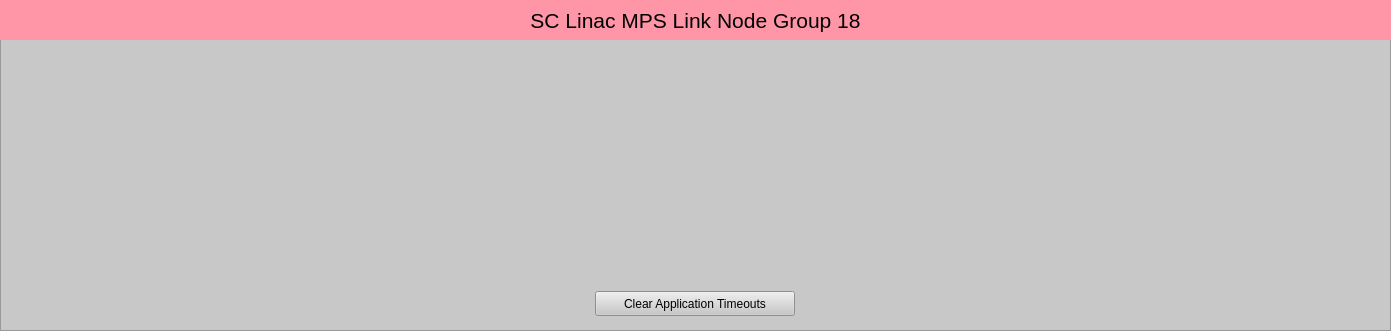
<?xml version="1.0" encoding="UTF-8"?>
<ui version="4.0">
 <class>Form</class>
 <widget class="QWidget" name="Form">
  <property name="geometry">
   <rect>
    <x>0</x>
    <y>0</y>
    <width>1391</width>
    <height>331</height>
   </rect>
  </property>
  <property name="windowTitle">
   <string>SC Linac MPS Link Node Group 18</string>
  </property>
  <widget class="QFrame" name="frame">
   <property name="geometry">
    <rect>
     <x>0</x>
     <y>0</y>
     <width>1391</width>
     <height>331</height>
    </rect>
   </property>
   <property name="styleSheet">
    <string notr="true">background-color: rgb(200, 200, 200);</string>
   </property>
   <property name="frameShape">
    <enum>QFrame::StyledPanel</enum>
   </property>
   <property name="frameShadow">
    <enum>QFrame::Raised</enum>
   </property>
   <widget class="QLabel" name="label">
    <property name="geometry">
     <rect>
      <x>0</x>
      <y>0</y>
      <width>1391</width>
      <height>40</height>
     </rect>
    </property>
    <property name="font">
     <font>
      <pointsize>16</pointsize>
     </font>
    </property>
    <property name="styleSheet">
     <string notr="true">background-color: rgb(255, 150, 168);</string>
    </property>
    <property name="text">
     <string>SC Linac MPS Link Node Group 18</string>
    </property>
    <property name="alignment">
     <set>Qt::AlignCenter</set>
    </property>
   </widget>
   <widget class="PyDMEmbeddedDisplay" name="PyDMEmbeddedDisplay">
    <property name="geometry">
     <rect>
      <x>924</x>
      <y>50</y>
      <width>457</width>
      <height>230</height>
     </rect>
    </property>
    <property name="toolTip">
     <string/>
    </property>
    <property name="macros" stdset="0">
     <string>{"P":"MPLN:UNDH:MP01:1","CN":"SIOC:SYS0:MP02","AID":"0","SLOT_FILE":"LinkNode136_slot.ui","P_IN":"SIOC:SYS0:MP02","PGP":"7","LN":"136","TYPE":"REM","LOCA":"UNDH","IOC_UNIT":"MP01","INST":"1","VIS":"1","P_IN2":"SIOC:SYS0:MP02","TEXT":"CN B005"}</string>
    </property>
    <property name="filename" stdset="0">
     <string>$PYDM/mps/mps_crate_link.ui</string>
    </property>
   </widget>
   <widget class="PyDMEmbeddedDisplay" name="PyDMEmbeddedDisplay">
    <property name="geometry">
     <rect>
      <x>467</x>
      <y>50</y>
      <width>457</width>
      <height>230</height>
     </rect>
    </property>
    <property name="toolTip">
     <string/>
    </property>
    <property name="macros" stdset="0">
     <string>{"P":"MPLN:UNDH:MP03:1","CN":"SIOC:SYS0:MP02","AID":"0","SLOT_FILE":"LinkNode138_slot.ui","P_IN":"MPLN:UNDH:MP01:1","PGP":"0","LN":"138","TYPE":"LOC","LOCA":"UNDH","IOC_UNIT":"MP03","INST":"1","VIS":"0","P_IN2":"MPLN:UNDH:MP01:1","TEXT":"LN Rx"}</string>
    </property>
    <property name="filename" stdset="0">
     <string>$PYDM/mps/mps_crate_link.ui</string>
    </property>
   </widget>
   <widget class="PyDMEmbeddedDisplay" name="PyDMEmbeddedDisplay">
    <property name="geometry">
     <rect>
      <x>10</x>
      <y>50</y>
      <width>457</width>
      <height>230</height>
     </rect>
    </property>
    <property name="toolTip">
     <string/>
    </property>
    <property name="macros" stdset="0">
     <string>{"P":"MPLN:UNDH:MP04:1","CN":"SIOC:SYS0:MP02","AID":"0","SLOT_FILE":"LinkNode139_slot.ui","P_IN":"MPLN:UNDH:MP03:1","PGP":"0","LN":"139","TYPE":"LOC","LOCA":"UNDH","IOC_UNIT":"MP04","INST":"1","VIS":"0","P_IN2":"MPLN:UNDH:MP03:1","TEXT":"LN Rx"}</string>
    </property>
    <property name="filename" stdset="0">
     <string>$PYDM/mps/mps_crate_link.ui</string>
    </property>
   </widget>
   <widget class="PyDMDrawingImage" name="PyDMDrawingImage">
    <property name="geometry">
     <rect>
      <x>10</x>
      <y>279</y>
      <width>250</width>
      <height>50</height>
     </rect>
    </property>
    <property name="toolTip">
     <string/>
    </property>
    <property name="styleSheet">
     <string notr="true">background-color: rgb(200, 200, 200);</string>
    </property>
    <property name="filename" stdset="0">
     <string>$PYDM/mps/lcls_mps_lockup_sidebyside_digital.png</string>
    </property>
   </widget>
   <widget class="PyDMPushButton" name="PyDMPushButton">
    <property name="geometry">
     <rect>
      <x>595</x>
      <y>291</y>
      <width>200</width>
      <height>25</height>
     </rect>
    </property>
    <property name="toolTip">
     <string/>
    </property>
    <property name="text">
     <string>Clear Application Timeouts</string>
    </property>
    <property name="channel" stdset="0">
     <string>ca://SIOC:SYS0:MP02:TO_ERR_CLR</string>
    </property>
    <property name="pressValue" stdset="0">
     <string>1</string>
    </property>
    <property name="releaseValue" stdset="0">
     <string>0</string>
    </property>
   </widget>
  </widget>
 </widget>
 <customwidgets>
  <customwidget>
   <class>PyDMEmbeddedDisplay</class>
   <extends>QFrame</extends>
   <header>pydm.widgets.embedded_display</header>
  </customwidget>
  <customwidget>
   <class>PyDMPushButton</class>
   <extends>QPushButton</extends>
   <header>pydm.widgets.pushbutton</header>
  </customwidget>
  <customwidget>
   <class>PyDMDrawingImage</class>
   <extends>QWidget</extends>
   <header>pydm.widgets.drawing</header>
  </customwidget>
 </customwidgets>
 <resources/>
 <connections/>
</ui>
